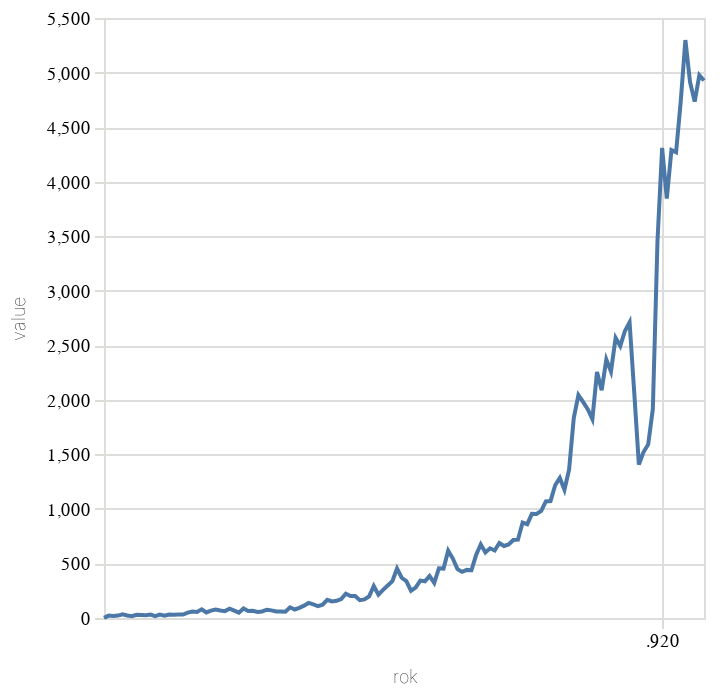

Write notebook code for a chart like this one.
### Code cell
alt.Chart(do_grafu.head(130).to_pandas()).mark_line().encode(alt.X('rok:T'),alt.Y('value:Q'))

### Figure 1 — Vega-Lite specification as saved in the notebook (floating-point values rounded to 4 significant figures; data arrays with more than 128 entries replaced by an {"elided": "..."} marker saying what was removed)
{"config": {"title": {"font": "Noticia Text", "fontSize": 12, "anchor": "start", "lineHeight": 19, "fontWeight": "bolder", "subtitleFont": "Noticia Text", "subtitleFontSize": 10, "subtitleLineHeight": 15, "subtitlePadding": 10, "dy": -10}, "axis": {"labelFont": "Asap", "titleFont": "Asap", "fontWeight": "lighter", "titleFontWeight": "lighter", "labelFontSize": 9, "titleFontSize": 9, "labelPadding": 2, "titlePadding": 9, "domainOpacity": 0, "tickColor": "#DCDDD6"}, "legend": {"labelFont": "Asap", "labelFontWeight": "normal", "titleFont": "Asap", "titleFontWeight": "normal", "labelFontSize": 9, "titleFontSize": 9}}, "data": {"name": "data-88ed608dc0c9e80c4a1c2da5237566cc"}, "mark": {"type": "line"}, "encoding": {"x": {"field": "rok", "type": "temporal"}, "y": {"field": "value", "type": "quantitative"}}, "$schema": "https://vega.github.io/schema/vega-lite/v5.8.0.json", "datasets": {"data-88ed608dc0c9e80c4a1c2da5237566cc": {"elided": "130 records"}}}
